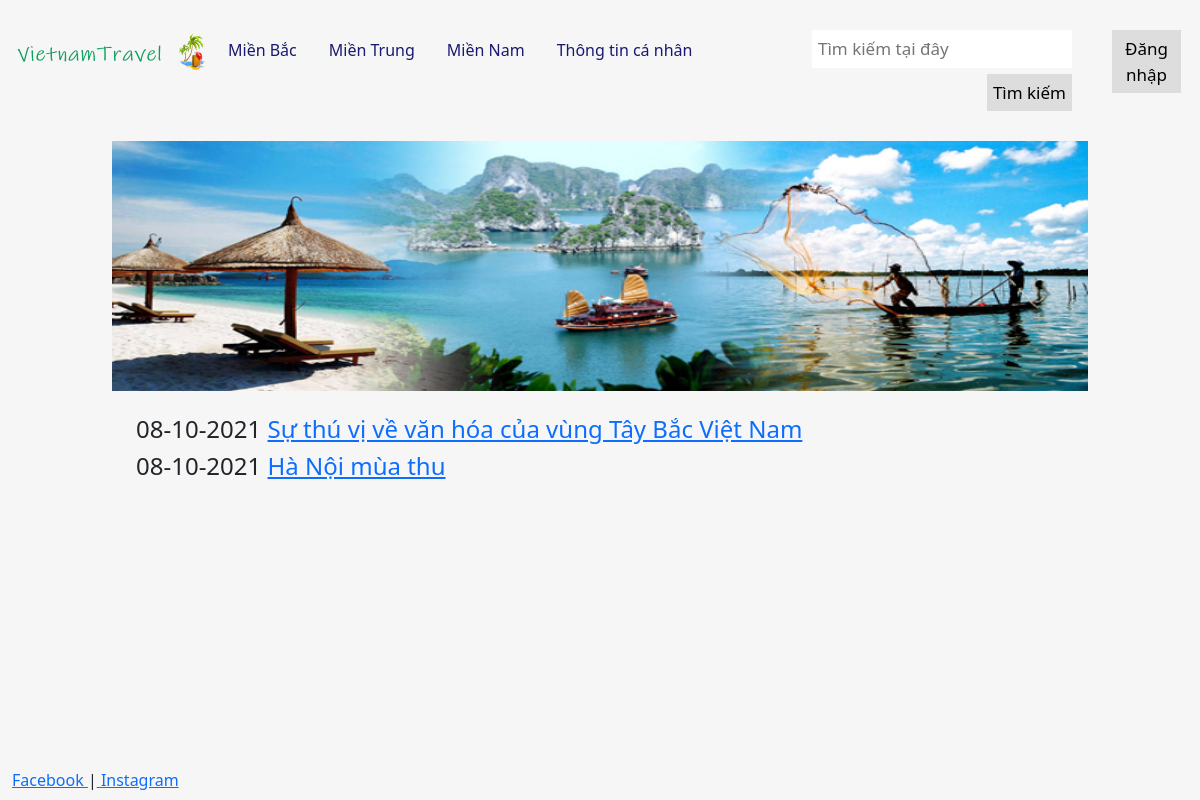
The app's page /northtravel/ with its own data.
### northtravel/models.py (models this page shows, shortened)
class Post_North(models.Model):
    title = models.CharField(max_length=500)
    content = models.TextField()
    image = models.ImageField(upload_to='images')
    created_at = models.DateTimeField(auto_now_add=True)
    upload_to = models.DateTimeField(auto_now=True)

### northtravel/views.py (the view)
# urls.py: path('northtravel/', views.list),
def list(request):
    Data = {'Posts_North': Post_North.objects.all().order_by('-upload_to')}
    return render(request, 'northtravel/north.html', Data)

### northtravel/templates/northtravel/north.html (shortened to what this page needs)
{% extends "pages/base.html" %}
{% block content %}
{% for post in Posts_North %}
    <h4>{{ post.upload_to|date:"d-m-Y" }} <a href="/blogNorth/{{ post.id }}">{{ post.title }}</a></h4>
{% endfor %}
{% endblock %}

### home/templates/pages/base.html (style rules this page uses)
html, body { height: 100%; background-color: #f6f6f6; }

### records on screen
Post_North: upload_to "08-10-2021", title "Sự thú vị về văn hóa của vùng Tây Bắc Việt Nam"
Post_North: upload_to "08-10-2021", title "Hà Nội mùa thu"
